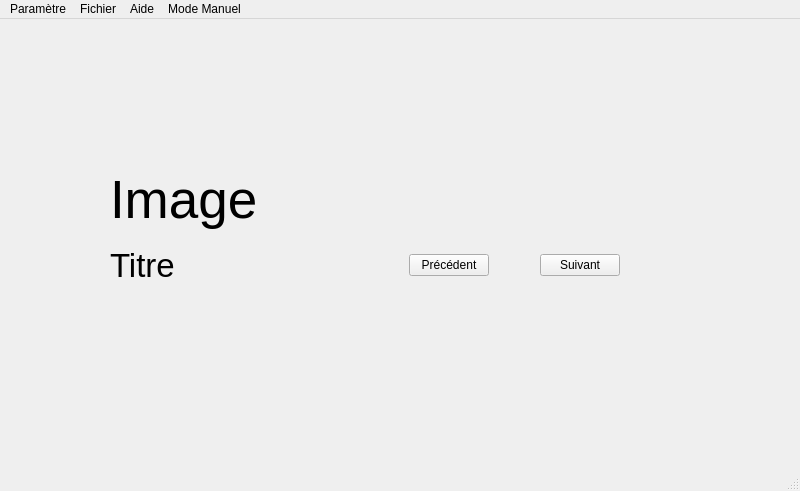
<?xml version="1.0" encoding="UTF-8"?>
<ui version="4.0">
 <class>MainWindow</class>
 <widget class="QMainWindow" name="MainWindow">
  <property name="geometry">
   <rect>
    <x>0</x>
    <y>0</y>
    <width>800</width>
    <height>491</height>
   </rect>
  </property>
  <property name="sizePolicy">
   <sizepolicy hsizetype="Preferred" vsizetype="Preferred">
    <horstretch>10</horstretch>
    <verstretch>10</verstretch>
   </sizepolicy>
  </property>
  <property name="windowTitle">
   <string>MainWindow</string>
  </property>
  <widget class="QWidget" name="centralwidget">
   <widget class="QWidget" name="layoutWidget">
    <property name="geometry">
     <rect>
      <x>110</x>
      <y>140</y>
      <width>510</width>
      <height>125</height>
     </rect>
    </property>
    <layout class="QVBoxLayout" name="verticalLayout">
     <item>
      <widget class="QLabel" name="image">
       <property name="sizePolicy">
        <sizepolicy hsizetype="Preferred" vsizetype="Preferred">
         <horstretch>10</horstretch>
         <verstretch>10</verstretch>
        </sizepolicy>
       </property>
       <property name="font">
        <font>
         <pointsize>40</pointsize>
        </font>
       </property>
       <property name="text">
        <string>Image</string>
       </property>
      </widget>
     </item>
     <item>
      <layout class="QHBoxLayout" name="horizontalLayout">
       <item>
        <widget class="QLabel" name="titre">
         <property name="font">
          <font>
           <pointsize>25</pointsize>
          </font>
         </property>
         <property name="text">
          <string>Titre</string>
         </property>
        </widget>
       </item>
       <item>
        <spacer name="horizontalSpacer_2">
         <property name="orientation">
          <enum>Qt::Horizontal</enum>
         </property>
         <property name="sizeHint" stdset="0">
          <size>
           <width>228</width>
           <height>20</height>
          </size>
         </property>
        </spacer>
       </item>
       <item>
        <widget class="QPushButton" name="precedent">
         <property name="text">
          <string>Précédent</string>
         </property>
        </widget>
       </item>
       <item>
        <spacer name="horizontalSpacer">
         <property name="orientation">
          <enum>Qt::Horizontal</enum>
         </property>
         <property name="sizeHint" stdset="0">
          <size>
           <width>40</width>
           <height>20</height>
          </size>
         </property>
        </spacer>
       </item>
       <item>
        <widget class="QPushButton" name="suivant">
         <property name="text">
          <string>Suivant</string>
         </property>
        </widget>
       </item>
      </layout>
     </item>
    </layout>
   </widget>
  </widget>
  <widget class="QMenuBar" name="menubar">
   <property name="geometry">
    <rect>
     <x>0</x>
     <y>0</y>
     <width>800</width>
     <height>22</height>
    </rect>
   </property>
   <widget class="QMenu" name="menuParam_tres">
    <property name="title">
     <string>Paramètre</string>
    </property>
   </widget>
   <widget class="QMenu" name="menuFichier">
    <property name="title">
     <string>Fichier</string>
    </property>
   </widget>
   <widget class="QMenu" name="menuAide">
    <property name="title">
     <string>Aide</string>
    </property>
   </widget>
   <widget class="QMenu" name="menuMode_Manuel">
    <property name="title">
     <string>Mode Manuel</string>
    </property>
   </widget>
   <addaction name="menuParam_tres"/>
   <addaction name="menuFichier"/>
   <addaction name="menuAide"/>
   <addaction name="menuMode_Manuel"/>
  </widget>
  <widget class="QStatusBar" name="statusbar"/>
 </widget>
 <resources/>
 <connections/>
</ui>
